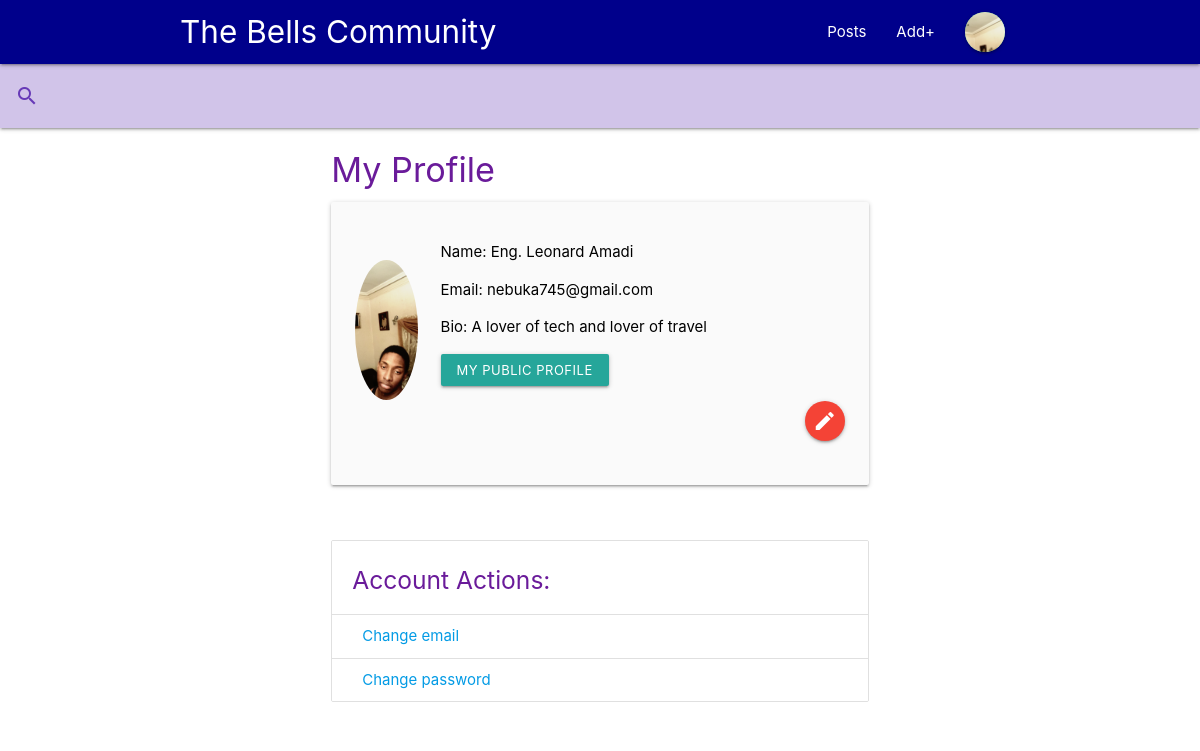
The app's page /accounts/profile/ (signed in) with its own data.
### accounts/models.py (models this page shows, shortened)
class CustomUser(AbstractUser):
    pass

class UserProfile(models.Model):
    user = models.OneToOneField(CustomUser, on_delete=models.CASCADE)
    name = models.CharField(max_length=25, default='new_user', blank=True)
    bio = models.CharField(max_length=250, default='', blank=True)
    avatar = models.ImageField(upload_to='avatars/', default='avatars/user_avatar.png')
    avatar_thumbnail = ImageSpecField(source='avatar',
                                      processors=[ResizeToFill(150, 150)],
                                      format='JPEG',
                                      options={'quality': 60})
    def get_public_profile_url(self):
        return reverse('accounts:public-profile', kwargs = {'username': self.user.username})

### accounts/views.py (the view, shortened to what this page needs)
# urls.py: path("profile/", views.update_profile, name='profile'),
@login_required
def update_profile(request):
    user = request.user
    form = UserProfileForm(instance=user.userprofile)
    context = {
        "posts": Post.objects.filter(creator=user),
        "form":form,
    }
    return render(request, "account/profile.html", context)

### accounts/forms.py
class UserProfileForm(forms.ModelForm):
    class Meta:
        model = UserProfile
        fields = ('name', 'bio', 'avatar')

### posts/models.py (called while the page is built)
    def get_queryset(self):
        return super().get_queryset().order_by('-added')

### templates/account/profile.html (shortened to what this page needs)
{% extends 'base.html' %}
{% load materializecss %}
{% load static %}
{% block content %}
<div class="row">
<div class="col s12 m8 offset-m2">
  <h4 class="purple-text text-darken-3">My Profile</h4>
  <div class="card-panel grey lighten-5 z-depth-1">
    <div class="row valign-wrapper">
      <div class="col s2">
        <img src="{{ user.userprofile.avatar_thumbnail.url }}" alt="{{user.userprofile.name}} avatar" class="circle responsive-img">
      </div>
      <div class="black-text col s10">
        <p>Name: {{ user.userprofile.name }}</p>
        <p>Email: {{ user.email }}</p>
        <p>Bio: {{ user.userprofile.bio }}</p>
        <p><a href="{{ user.userprofile.get_public_profile_url }}" class="btn btn-small wave-effects">My public profile</a></p>
        <a href="#profile-form" onClick="showUpdateForm()" class="btn-floating waves-effect waves-light right red">
          <i class="material-icons">edit</i>
          </a>
      </div>
    </div>
  </div>
</div>
</div>
  <section>
    <div class="row">
      <div class="col s12 m8 offset-m2">
        <ul class="collection with-header">
          <li class="collection-header"><h5 class="purple-text text-darken-3">Account Actions:</h5></li>
          <li class="collection-item"><a href="{% url 'account_email' %}">Change email</a></li>
          <li class="collection-item"><a href="{% url 'account_change_password' %}">Change password</a></li>
        </ul>
      </div>
    </div>
    </section>
<div class="row">
  <div class="col s12 m8 offset-m2">
  </div>
</div>
{% endblock content %}

### posts/templates/base.html (shortened to what this page needs)
{% load static %}
{% load materializecss %}
{% load humanize %}
<!DOCTYPE html>
<html lang="en">
<head>
    <link rel="stylesheet" href="{% static 'css/materialize.min.css' %}">
    <link rel="stylesheet" href="{% static 'css/custom.css' %}">
</head>
<body>
<div class="navbar-fixed">
    <nav class="purple darken-3" style="background-color: darkblue !important;">
        <div class="container">
            <div class="nav-wrapper" >
                <a href="/" class="brand-logo flow-text hide-on-small-only">The Bells Community</a>
                <ul class="right hide-on-med-and-down">
                    <li>
                        <a href="/">Posts</a>
                    </li>
                    {% if user.is_authenticated %}
                    <li>
                        <a href="{% url 'posts:create' %}">Add+</a>
                    </li>
                    <li><a class="dropdown-trigger btn-floating" href="#!" data-target="dropdown1">
                        <img src="{{ user.userprofile.avatar_thumbnail.url }}" class="avatar responsive-img">
                        </a>
                    </li>
                    {% endif %}
                </ul>
            </div>
        </div>
    </nav>
</div>
<nav class="deep-purple lighten-4">
    <div class="nav-wrapper">
      <form action="/search">
        <div class="input-field">
          <input id="search" type="search" name="q" required">
          <label class="label-icon" for="search"><i class="material-icons deep-purple-text">search</i></label>
          <i class="material-icons">close</i>
        </div>
      </form>
    </div>
</nav>
<div class="container">
    {% block content %}
    {% endblock content %}
</div>
<div class="section"></div>
</body>
</html>

### static/css/custom.css (style rules this page uses)
.collection { list-style-type: none; padding: 0; margin: 0; }

### records on screen
CustomUser: userprofile.avatar_thumbnail (picture), userprofile.name "Eng. Leonard Amadi", email "nebuka745@gmail.com", userprofile.bio "A lover of tech and lover of travel"
